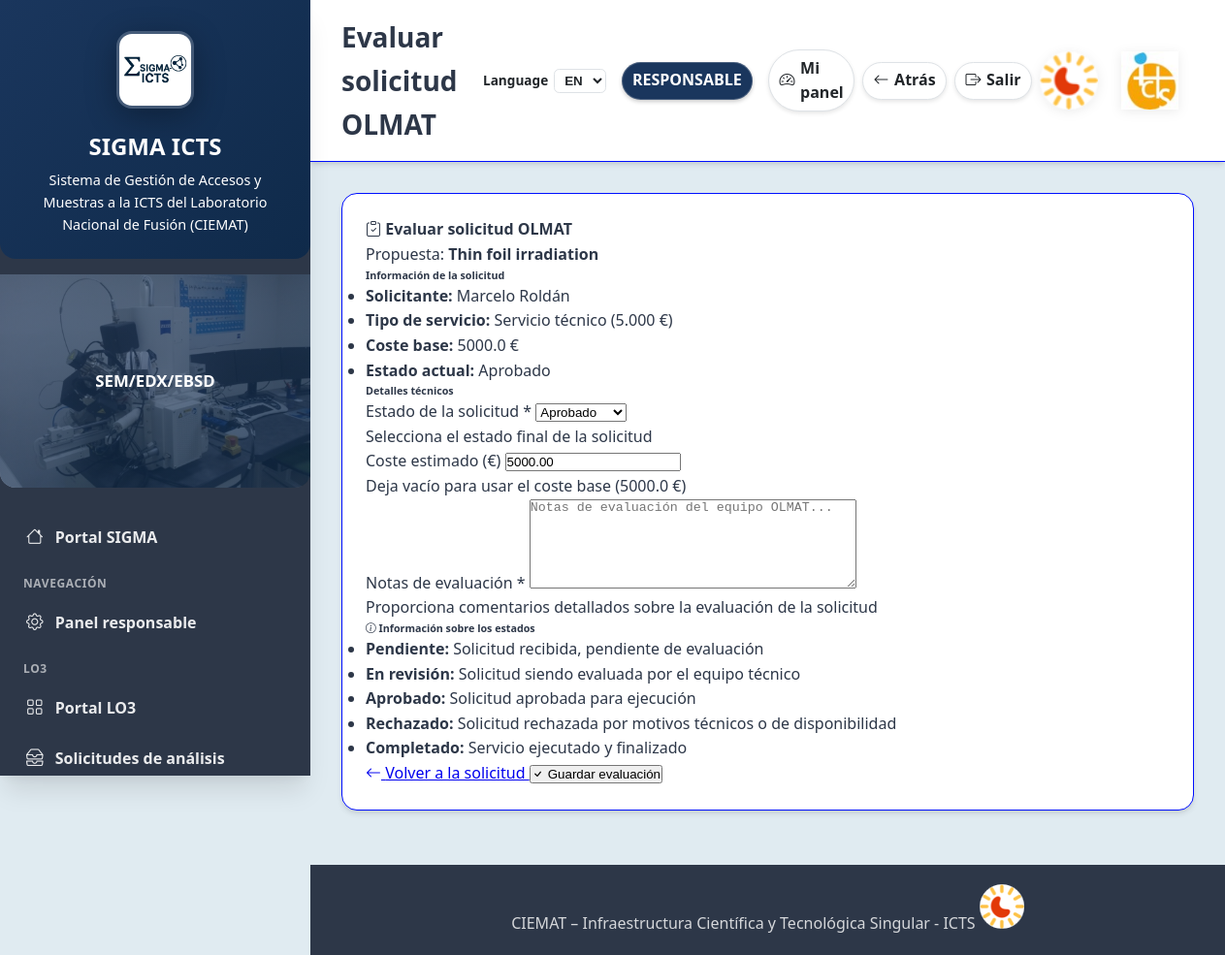
Screenshot of /icts/olmat/request/2/evaluate/ (signed in) with the database file from the repository.
### icts/models.py (models this page shows, shortened)
class OLMATRequest(models.Model):
    ENTITY_TYPE_CHOICES = [
        ("public", "Entidad pública"),
        ("private", "Entidad privada"),
        ("mixed", "Entidad mixta / otra"),
    ]
    SERVICE_TYPE_CHOICES = [
        ("technical", "Servicio técnico (5.000 €)"),
        ("research", "Servicio de investigación (10.305 €)"),
    ]
    STATUS_CHOICES = [
        ("pending", "Pendiente"),
        ("under_review", "En revisión"),
        ("approved", "Aprobado"),
        ("rejected", "Rechazado"),
        ("completed", "Completado"),
    ]
    proposal = models.OneToOneField(
        AccessProposal,
        on_delete=models.CASCADE,
        related_name="olmat_request"
    )
    proponent_name = models.CharField(
        max_length=200,
        help_text="Nombre del proponente o investigador principal",
        blank=True,
    )
    proponent_affiliation = models.CharField(
        max_length=200,
        help_text="Afiliación del proponente",
        blank=True,
    )
    entity_type = models.CharField(
        max_length=20,
        choices=ENTITY_TYPE_CHOICES,
        blank=True,
        default="",
        help_text="Naturaleza de la entidad (pública/privada/mixta)",
    )
    activity_description = models.TextField(
        blank=True,
        help_text="Descripción breve (1-2 páginas) con motivación, objetivos y alcance",
    )
    service_type = models.CharField(
        max_length=20,
        choices=SERVICE_TYPE_CHOICES,
        help_text="Tipo de servicio solicitado"
    )
    access_code = models.CharField(
        max_length=120,
        blank=True,
        help_text="Código específico de la solicitud OLMAT"
    )
    status = models.CharField(
        max_length=20,
        choices=STATUS_CHOICES,
        default="pending"
    )
    irradiation_requirements = models.TextField(
        blank=True,
        help_text="Requisitos de irradiación de la carga de calor"
    )
    diagnostics_needed = models.JSONField(
        default=list,
        help_text="Diagnósticos necesarios (termopares, pirometría, etc.)"
    )
    sample_preparation = models.JSONField(
        default=list,
        help_text="Preparación de muestras requerida"
    )
    beam_usage = models.JSONField(
        default=list,
        help_text="Uso de haz (NBI, láser, ambos)"
    )
    preferred_dates = models.CharField(
        max_length=200,
        blank=True,
        help_text="Fechas preferidas para el experimento"
    )
    flexibility = models.CharField(
        max_length=20,
        choices=[
            ("high", "Alta flexibilidad"),
            ("medium", "Flexibilidad media"),
            ("low", "Baja flexibilidad"),
        ],
        default="medium"
    )
    additional_requirements = models.TextField(
        blank=True,
        help_text="Requisitos adicionales específicos"
    )
    evaluation_notes = models.TextField(
        blank=True,
        help_text="Notas de evaluación del equipo OLMAT"
    )
    estimated_cost = models.DecimalField(
        max_digits=10,
        decimal_places=2,
        null=True,
        blank=True,
        help_text="Coste estimado del servicio"
    )
    created_at = models.DateTimeField(auto_now_add=True)
    updated_at = models.DateTimeField(auto_now=True)
    evaluated_at = models.DateTimeField(null=True, blank=True)
    @property
    def base_cost(self):
        if self.service_type == "technical":
            return 5000.00
        elif self.service_type == "research":
            return 10305.00
        return 0.00

class AccessProposal(models.Model):
    ICTS_TECH_FIELDS = (
        "facility_sem",
        "facility_sem_fib",
        "facility_imp",
        "facility_sims",
        "facility_confocal",
        "facility_vdg",
        "facility_profilometer",
    )
    PROJECT_TYPE_CHOICES = [
        ("international", "International"),
        ("european", "European"),
        ("national", "National"),
        ("regional", "Regional"),
    ]
    STATUS_CHOICES = [
        ("draft", "Draft"),
        ("submitted", "Submitted"),
        ("changes_requested", "Changes requested"),
        ("accepted", "Accepted"),
        ("rejected", "Rejected"),
    ]
    applicant = models.ForeignKey(
        settings.AUTH_USER_MODEL,
        on_delete=models.CASCADE,
        related_name="icts_proposals",
    )
    title = models.CharField(max_length=200)
    scope = models.TextField(blank=True)
    facilities = models.ManyToManyField(Facility, blank=True)
    status = models.CharField(max_length=20, choices=STATUS_CHOICES, default="draft")
    responsable_comment = models.TextField(blank=True)
    created_at = models.DateTimeField(auto_now_add=True)
    submitted_at = models.DateTimeField(null=True, blank=True)
    is_new_request = models.BooleanField(default=True, help_text="Is this a new request?")
    previous_access = models.ForeignKey(
        'self',
        on_delete=models.SET_NULL,
        null=True,
        blank=True,
        help_text="Previous approved request to copy data from"
    )
    access_code = models.CharField(max_length=80, blank=True, help_text="Auto-generated access code")
    user_sequence_number = models.PositiveIntegerField(null=True, blank=True)
    applicant_is_different = models.BooleanField(default=False)
    organization = models.CharField(max_length=200, blank=True, help_text="Center/Institution")
    contact_person = models.CharField(max_length=200, blank=True)
    email = models.EmailField(blank=True)
    phone = models.CharField(max_length=50, blank=True)
    project_name = models.CharField(max_length=200, blank=True)
    project_type = models.CharField(
        max_length=100,
        blank=True,
        choices=PROJECT_TYPE_CHOICES,
        help_text="International, European, National, Regional",
    )
    funding_source = models.CharField(max_length=200, blank=True)
    start_year = models.IntegerField(null=True, blank=True)
    end_year = models.IntegerField(null=True, blank=True)
    previous_experiments = models.TextField(blank=True)
    references = models.TextField(blank=True)
    facility_sem = models.BooleanField(default=False)
    facility_sem_fib = models.BooleanField(default=False)
    facility_imp = models.BooleanField(default=False)
    facility_sims = models.BooleanField(default=False)
    facility_confocal = models.BooleanField(default=False)
    facility_vdg = models.BooleanField(default=False)
    facility_profilometer = models.BooleanField(default=False)
    facility_olmat = models.BooleanField(default=False)
    facility_data = models.JSONField(null=True, blank=True, default=dict)
    class Meta:
        constraints = [
            models.UniqueConstraint(
                fields=["applicant", "user_sequence_number"],
                condition=models.Q(user_sequence_number__isnull=False),
                name="unique_accessproposal_user_sequence",
            ),
        ]

### icts/views.py (the view)
# urls.py: path("olmat/request/<int:request_id>/evaluate/", views.olmat_request_evaluate, name="olmat_request_evaluate"),
@login_required(login_url="/accounts/login/icts/")
def olmat_request_evaluate(request, request_id):
    olmat_request = get_object_or_404(OLMATRequest, pk=request_id)
    groups = get_normalized_user_groups(request.user)
    if not (user_in_groups(request.user, OLMAT_TECH_GROUPS, groups) or is_responsable(request.user, groups) or is_manager(request.user, groups)):
        return HttpResponseForbidden()
    if not olmat_request.access_code:
        olmat_request.access_code = build_olmat_access_code(olmat_request.proposal, olmat_request)
        olmat_request.save(update_fields=["access_code"])
    if request.method == "POST":
        form = OLMATEvaluationForm(request.POST, instance=olmat_request)
        if form.is_valid():
            olmat_request = form.save(commit=False)
            olmat_request.evaluated_at = timezone.now()
            olmat_request.save()
            messages.success(request, "Evaluación de solicitud OLMAT actualizada.")
            return redirect("icts:olmat_request_detail", request_id=olmat_request.id)
    else:
        form = OLMATEvaluationForm(instance=olmat_request)
    return render(request, "icts/olmat_request_evaluate.html", {
        "form": form,
        "olmat_request": olmat_request
    })

### icts/forms.py
class OLMATEvaluationForm(forms.ModelForm):
    class Meta:
        model = OLMATRequest
        fields = ["status", "evaluation_notes", "estimated_cost"]
        widgets = {
            "status": forms.Select(
                choices=OLMATRequest.STATUS_CHOICES,
                attrs={"class": "form-select"}
            ),
            "evaluation_notes": forms.Textarea(
                attrs={"rows": 6, "class": "form-control", "placeholder": "Notas de evaluación del equipo OLMAT..."}
            ),
            "estimated_cost": forms.NumberInput(
                attrs={"class": "form-control", "step": "0.01", "placeholder": "Coste estimado en euros"}
            ),
        }

### core/roles.py (called while the page is built)
def normalize_group_name(name: str) -> str:
    if not name:
        return ""
    normalized = unicodedata.normalize("NFKD", name)
    cleaned = "".join(
        char for char in normalized if unicodedata.category(char) != "Mn"
    )
    return cleaned.strip().casefold()

def get_normalized_user_groups(user) -> Set[str]:
    if not getattr(user, "is_authenticated", False):
        return set()
    return {
        normalize_group_name(name)
        for name in user.groups.values_list("name", flat=True)
    }

def user_in_groups(
    user,
    candidates: Iterable[str],
    groups: Optional[Set[str]] = None,
) -> bool:
    if not getattr(user, "is_authenticated", False):
        return False
    targets = set(candidates)
    if not targets:
        return False
    group_names = groups or get_normalized_user_groups(user)
    return bool(group_names & targets)

def is_reviewer(user, groups: Optional[Set[str]] = None) -> bool:
    return getattr(user, "is_superuser", False) or user_in_groups(
        user, REVIEWER_GROUPS, groups
    )

def is_responsable(user, groups: Optional[Set[str]] = None) -> bool:
    return getattr(user, "is_superuser", False) or user_in_groups(
        user, RESPONSABLE_GROUPS, groups
    )

def is_manager(user, groups: Optional[Set[str]] = None) -> bool:
    return user_in_groups(user, MANAGER_GROUPS, groups)

def is_sem_tech(user, groups: Optional[Set[str]] = None) -> bool:
    return user_in_groups(user, SEM_TECH_GROUPS, groups)

def is_imp_tech(user, groups: Optional[Set[str]] = None) -> bool:
    return user_in_groups(user, IMP_TECH_GROUPS, groups)

def is_vdg_tech(user, groups: Optional[Set[str]] = None) -> bool:
    return user_in_groups(user, VDG_TECH_GROUPS, groups)

### core/templatetags/role_filters.py (called while the page is built)
@register.filter
def is_sem_technician(user):
    return core_roles.is_sem_tech(user)

### icts/templates/icts/olmat_request_evaluate.html (shortened to what this page needs)
{% extends "base_icts.html" %}
{% block page_title %}Evaluar solicitud OLMAT{% endblock %}
{% block content %}
<div class="card">
  <div class="card-header">
    <h4><i class="bi bi-clipboard-check"></i> Evaluar solicitud OLMAT</h4>
    <p class="mb-0">Propuesta: <strong>{{ olmat_request.proposal.title }}</strong></p>
  </div>
  <div class="card-body">
    <div class="row mb-4">
      <div class="col-md-6">
        <h6>Información de la solicitud</h6>
        <ul class="list-unstyled">
          <li><strong>Solicitante:</strong> {{ olmat_request.proposal.applicant.get_full_name|default:olmat_request.proposal.applicant.username }}</li>
          <li><strong>Tipo de servicio:</strong> {{ olmat_request.get_service_type_display }}</li>
          <li><strong>Coste base:</strong> {{ olmat_request.base_cost }} €</li>
          <li><strong>Estado actual:</strong> {{ olmat_request.get_status_display }}</li>
        </ul>
      </div>
      <div class="col-md-6">
        <h6>Detalles técnicos</h6>
      </div>
    </div>
    <form method="post">
      <div class="row">
        <div class="col-md-6">
          <div class="mb-3">
            <label for="{{ form.status.id_for_label }}" class="form-label">Estado de la solicitud *</label>
            {{ form.status }}
            <div class="form-text">Selecciona el estado final de la solicitud</div>
          </div>
        </div>
        <div class="col-md-6">
          <div class="mb-3">
            <label for="{{ form.estimated_cost.id_for_label }}" class="form-label">Coste estimado (€)</label>
            {{ form.estimated_cost }}
            <div class="form-text">Deja vacío para usar el coste base ({{ olmat_request.base_cost }} €)</div>
          </div>
        </div>
      </div>
      <div class="mb-3">
        <label for="{{ form.evaluation_notes.id_for_label }}" class="form-label">Notas de evaluación *</label>
        {{ form.evaluation_notes }}
        <div class="form-text">Proporciona comentarios detallados sobre la evaluación de la solicitud</div>
      </div>
      <div class="alert alert-info">
        <h6><i class="bi bi-info-circle"></i> Información sobre los estados</h6>
        <ul class="mb-0">
          <li><strong>Pendiente:</strong> Solicitud recibida, pendiente de evaluación</li>
          <li><strong>En revisión:</strong> Solicitud siendo evaluada por el equipo técnico</li>
          <li><strong>Aprobado:</strong> Solicitud aprobada para ejecución</li>
          <li><strong>Rechazado:</strong> Solicitud rechazada por motivos técnicos o de disponibilidad</li>
          <li><strong>Completado:</strong> Servicio ejecutado y finalizado</li>
        </ul>
      </div>
      <div class="d-flex justify-content-between">
        <a href="{% url 'icts:olmat_request_detail' olmat_request.id %}" class="btn btn-secondary">
          <i class="bi bi-arrow-left"></i> Volver a la solicitud
        </a>
        <button type="submit" class="btn btn-primary">
          <i class="bi bi-check"></i> Guardar evaluación
        </button>
      </div>
    </form>
  </div>
</div>
{% endblock %}

### templates/base_icts.html (style rules this page uses)
:root { --primary:#1a365d; --primary-dark:#0f2a4a; --primary-light:#2d5a8b; --accent:#17a2b8; --accent-light:#20c997; --bg-main: #e0ebf1; --bg-card: #ffffff; --bg-sidebar:#2d3748; --text:#2d3748; --muted: #634b4d; --border: #000fff; --shadow:0 4px 6px -1px rgba(0,0,0,.1),0 2px 4px -1px rgba(0,0,0,.06); --shadow-lg:0 20px 25px -5px rgba(0,0,0,.1),0 10px 10px -5px rgba(0,0,0,.04); --gradient-primary:linear-gradient(135deg,var(--primary) 0%,var(--primary-dark) 100%); }
* { box-sizing:border-box;margin:0;padding:0 }
html,body { height:100%;font-family:system-ui,Segoe UI,Roboto,Arial,sans-serif;background:var(--bg-main);color:var(--text);line-height:1.6 }
.card { background:var(--bg-card);border:1px solid var(--border);border-radius:1rem;padding:1.5rem;box-shadow:var(--shadow);margin-bottom:1.5rem }

### rows the page displays
OLMATRequest: proposal "Thin foil irradiation", proposal.applicant.get_full_name "Marcelo Roldán", service_type "Servicio técnico (5.000 €)", base_cost "5000.0", status "Aprobado", estimated_cost "5000.00"

### other values shown
{{ role|upper }} "RESPONSABLE"
